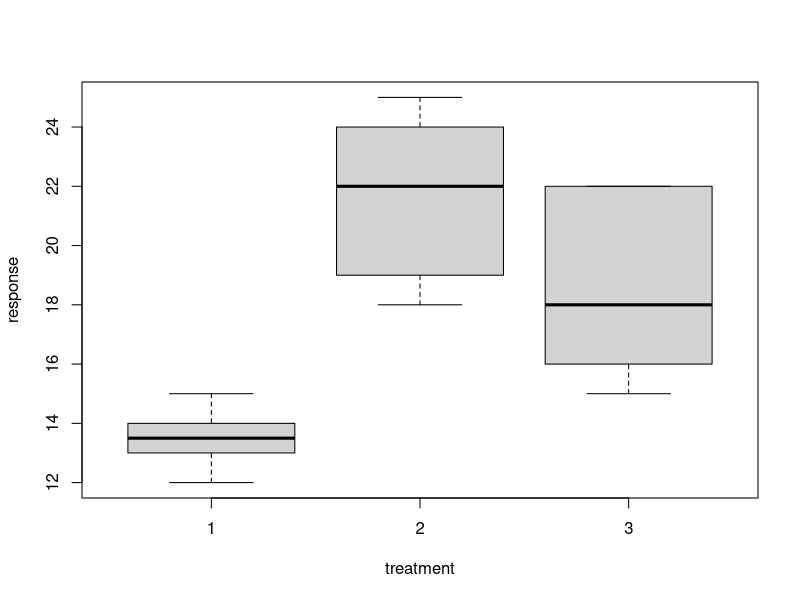
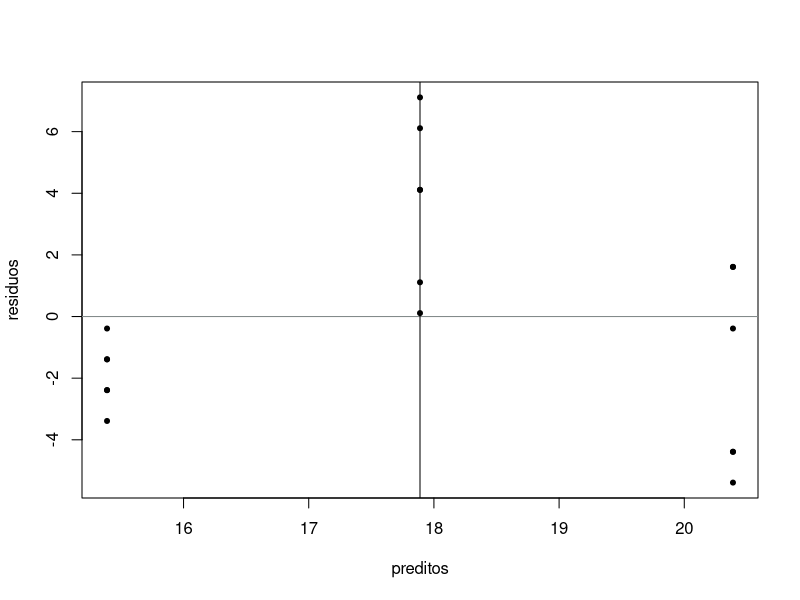

R code for these plots, in order:
##
## ANOVA (Análise de Variância)
## Marília Melo Favalesso - mariliabioufpr@gmail.com
## ------------------------------------------------------
## A análise de variância é um teste de hipóteses para modelos lineares.
##
## Em um modelo, construímos uma expressão na qual elementos (variáveis
## e constantes) determinam as causas de variação de uma variável.
##
## PA <-- sexo + idade + etnia + sedentarismo + elasticidade dos vasos + ignorados
##
## A hipótese nula em um modelo de análise de variância é dada por:
## H0: "A média de cada variável tratamento é igual às demais".
##
## A hipótese alternativa será a seguinte:
## Ha: "Pelo menos uma das médias é diferente das demais".
##
## Assim, a ANOVA compara a variação devida aos tratamentos com
## a variação devida ao resíduo, por isso resulta em um teste
## F-Snedecor, semelhante a comparação de variâncias. O teste
## ainda requer que as variáveis dos tratamentos tenham distribuição
## normal e que as variâncias sejam homogêneas.
##
## ANOVA
## -----------------------------------------------------
## F.V.          G.L.   S.Q.      Q.M          F.
## -----------------------------------------------------
## Tratamentos    k-1   SQt   QMt=SQt/(k-1)   QMt/QMd
## Desconhecido   n-k   SQd   QMd=SQd/(n-k)
## -----------------------------------------------------
## Total          n-1
## ------------------------------------------------------

##########################################################################################################

## EXEMPLO

## Entrada de dados
## --------------------------------------------------------
exercicio = data.frame(
  treatment = rep(1:3, each = 6),
  response = c(14, 14, 13, 12, 15, 13, 24, 25, 19, 22, 18, 22,
               20, 22, 22, 16, 15, 16))

## Escrevendo o modelo
exercicio.model = lm(formula = response ~ treatment, 
                     data = exercicio)

exercicio.model

## Visualização gráfica dos tratamentos
boxplot(formula = response ~ treatment, data = exercicio)

## Validação do modelo
##
## A especificação do modelo estabelece que os resíduos
## (erro ou termo desconhecido) tenham variâncias 
## constantes segundo os tratamentos e distribuição 
## normal. A validação do modelo é essencial para se 
## proceder à análise.
##
## Com o modelo ajustado (coeficientes) pode-se realizar
## predições. Assim, os valores preditos pelo modelo são dados por:

preditos = fitted(object = exercicio.model)
preditos

## Os resíduos (erros) são obtidos pela diferença entre
## o valor observado e o valor predito (estimado) pelo modelo:

residuos = resid(object = exercicio.model)
residuos

## É importante fazer um gráfico que ilustre a dispersão 
## entre os valores reais (observados) e os valores preditos 
## (estimados). Em uma situação ideal, os pontos devem ser
## uniformemente distribuídos ao redor da linha de média zero,
## o que sugere homogeneidade das variâncias:

plot(x = preditos, y = residuos,
     pch = 20,
     col = "black")

abline(h = mean(residuos), col = "azure4")
abline(v = mean(preditos))

## A ausência de padrões sugere homogeneidade das variâncias.

## Teste de homogeneidade de variâncias entre grupos
## (Teste de Levene)

library(car)

## O teste de Levene testa se todas as variâncias são
## homogêneas.

## Ho: Todas as variâncias são iguais.
## Ha: Pelo menos uma das variâncias diverge das demais.

## Se o p-valor for menor do que 0.05 (5%), o teste
## é significativo (rejeita-se Ho).

leveneTest(residuos,
           group = as.factor(exercicio$treatment))

## Como p-valor = 0.02938 foi menor do que 0.05, o teste
## foi significativo para a heterogeneidade (rejeita-se
## Ho).

## Teste para a normalidade dos resíduos
shapiro.test(residuos)

## Como o p-valor foi maior do que 0.05, os resíduos
## têm distribuição normal. Logo, a ANOVA pode ser
## empregada, caso o primeiro pressuposto de 
## homogeneidade das variâncias seja aceito!!!

## Então, quais são os critérios a serem avaliados?
## - Homogeneidade da variância dos resíduos (Teste de Levene).
## - Distribuição normal dos resíduos (Shapiro-Wilk).

## No nosso caso, o que podemos concluir?

## Mas caso fosse possível, como faríamos a ANOVA?

anova(exercicio.model)
